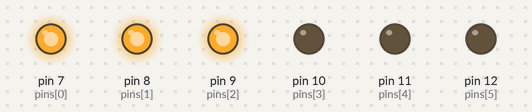
The sketch below on a simulated Arduino Uno, built with avr-gcc and run on an emulated ATmega328P. Parts: output pins drawn as LEDs (lit = HIGH).

Above: at 0.05 s.
At 1.35 s:
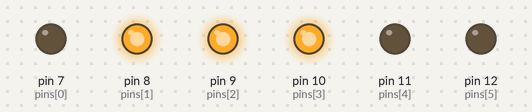
At 2.15 s:
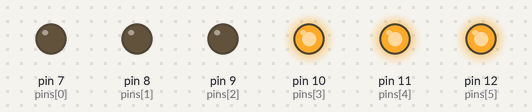
At 2.85 s:
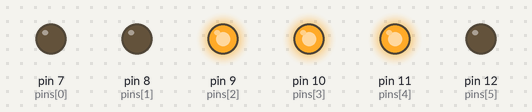
Timing chart, 0 to 3.1 s (numbered marks = the images above):
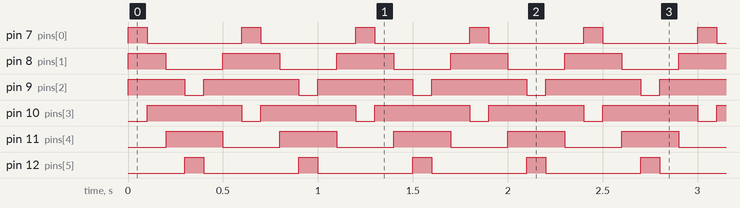

The sketch:

nightRider.ino
```cpp
//C++

int pins[] = {7, 8, 9, 10, 11, 12};

int patterns[][6] = {
  {HIGH, HIGH, HIGH, LOW, LOW, LOW},
  {LOW, HIGH, HIGH, HIGH, LOW, LOW},
  {LOW, LOW, HIGH, HIGH, HIGH, LOW},
  {LOW, LOW, LOW, HIGH, HIGH, HIGH},
  {LOW, LOW, HIGH, HIGH, HIGH, LOW},
  {LOW, HIGH, HIGH, HIGH, LOW, LOW}
};

void setup() {
  for (int i = 0; i < 6; i++) {
    pinMode(pins[i], OUTPUT);
  }
}

void loop() {
  for (int step = 0; step < 6; step++) {
    for (int i = 0; i < 6; i++) {
      digitalWrite(pins[i], patterns[step][i]);
    }
    delay(100);
  }
}
```

Measured:
- by itself, pin 7 (pins[0]), pin 12 (pins[5]): alternates HIGH for 0.10 s and LOW for 0.50 s
- by itself, pin 8 (pins[1]): repeats every 0.60 s: LOW 0.30 s, HIGH 0.30 s
- by itself, pin 9 (pins[2]): repeats every 0.60 s: LOW 0.10 s, HIGH 0.50 s
- by itself, pin 10 (pins[3]): alternates HIGH for 0.50 s and LOW for 0.10 s
- by itself, pin 11 (pins[4]): alternates HIGH for 0.30 s and LOW for 0.30 s
